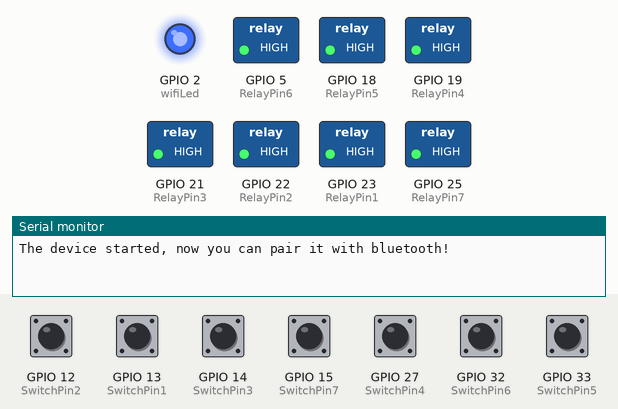
Bench run of a sketch on a simulated ESP32. On the bench: switched loads named in the sketch (green lamp = pin HIGH), output pins drawn as LEDs (lit = HIGH), the last lines printed to the serial monitor. The inputs (shaded band) are chosen by the test bench; at power-on: GPIO 12 (SwitchPin2), GPIO 13 (SwitchPin1), GPIO 14 (SwitchPin3), GPIO 15 (SwitchPin7), GPIO 27 (SwitchPin4), GPIO 32 (SwitchPin6), GPIO 33 (SwitchPin5) HIGH. WiFi joins after 1.5 s; servers stay silent unless stated; nothing arrives over Bluetooth unless stated.

Above: at 8.2 s.
8.3 s: GPIO 12 (SwitchPin2) pulled LOW for 0.15 s
At 8.39 s:
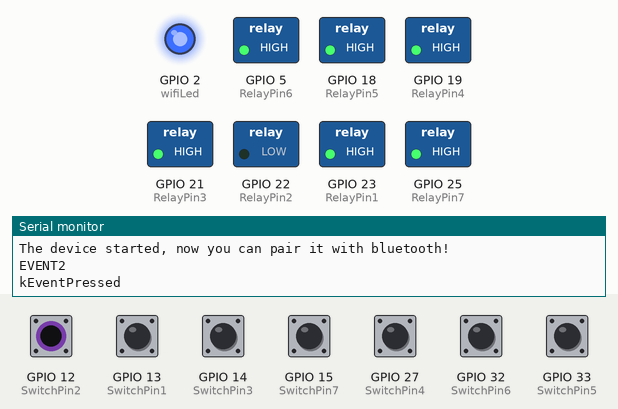
9.9 s: GPIO 13 (SwitchPin1) pulled LOW for 0.15 s
At 9.99 s:
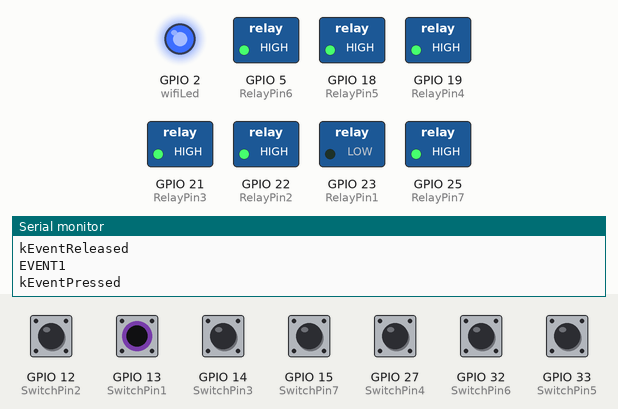
11.5 s: GPIO 14 (SwitchPin3) pulled LOW for 0.15 s
At 11.59 s:
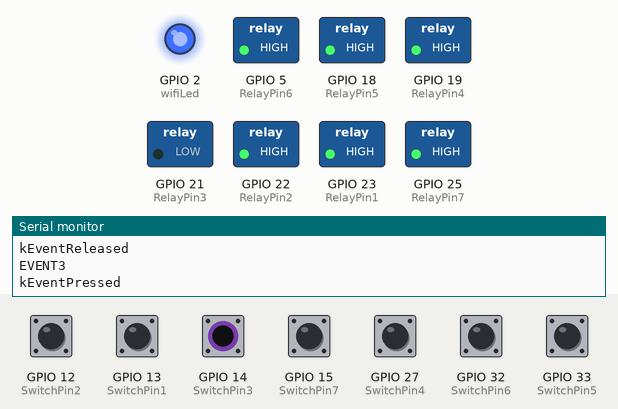
13.1 s: GPIO 15 (SwitchPin7) pulled LOW for 0.15 s
At 13.19 s:
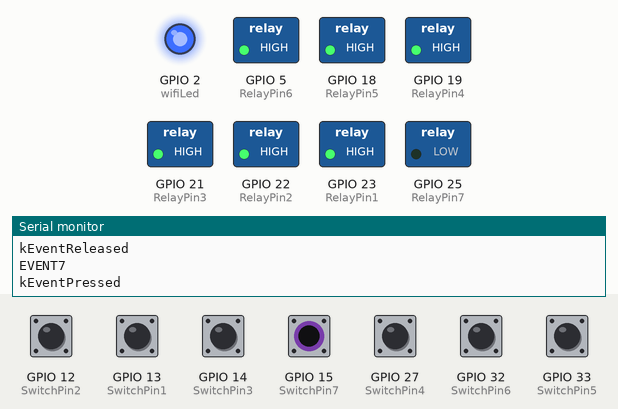
14.7 s: GPIO 27 (SwitchPin4) pulled LOW for 0.15 s
At 14.79 s:
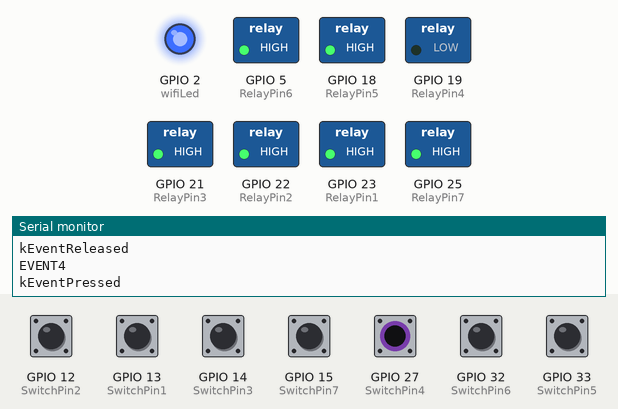
16.3 s: GPIO 32 (SwitchPin6) pulled LOW for 0.15 s
At 16.39 s:
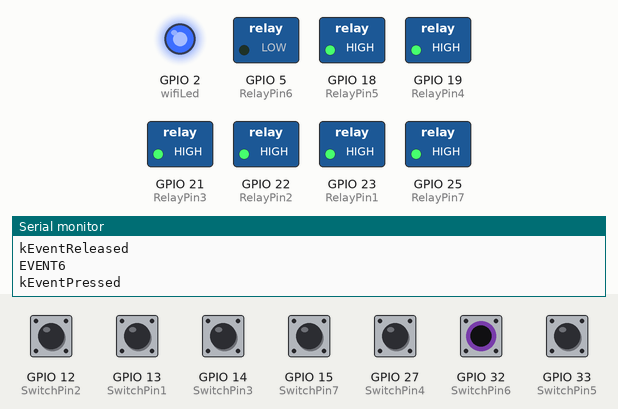
Timing chart, 0 to 18.9 s (numbered marks = the images above; inputs shaded):
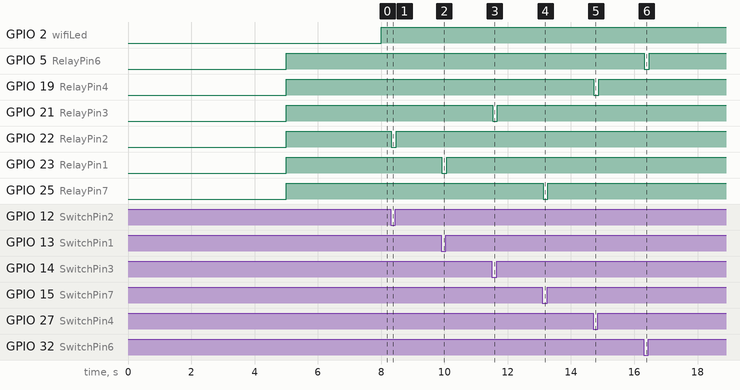

The sketch:

latest_code.ino
```cpp
#include <BlynkSimpleEsp32.h>
#include "BluetoothSerial.h"
#include <AceButton.h>
using namespace ace_button;


#if !defined(CONFIG_BT_ENABLED) || !defined(CONFIG_BLUEDROID_ENABLED)
#error Bluetooth is not enabled! Please run
`make menuconfig` to and enable it
#endif

BluetoothSerial SerialBT;

BlynkTimer timer;

// define the GPIO connected with Relays and switches
#define RelayPin1 23  //D23
#define RelayPin2 22  //D22
#define RelayPin3 21  //D21
#define RelayPin4 19  //D19
#define RelayPin5 18  //D18
#define RelayPin6 5   //D5
#define RelayPin7 25  //D25

#define SwitchPin1 13  //D13
#define SwitchPin2 12  //D12
#define SwitchPin3 14  //D14
#define SwitchPin4 27  //D27
#define SwitchPin5 33  //D33
#define SwitchPin6 32  //D32
#define SwitchPin7 15  //D15

#define wifiLed    2   //D2

#define VPIN_BUTTON_1    V1
#define VPIN_BUTTON_2    V2
#define VPIN_BUTTON_3    V3
#define VPIN_BUTTON_4    V4
#define VPIN_BUTTON_5    V5
#define VPIN_BUTTON_6    V6
#define VPIN_BUTTON_7    V7

int toggleState_1 = 1; //Define integer to remember the toggle state for relay 1
int toggleState_2 = 1; //Define integer to remember the toggle state for relay 2
int toggleState_3 = 1; //Define integer to remember the toggle state for relay 3
int toggleState_4 = 1; //Define integer to remember the toggle state for relay 4
int toggleState_5 = 1; //Define integer to remember the toggle state for relay 5
int toggleState_6 = 1; //Define integer to remember the toggle state for relay 6
int toggleState_7 = 1; //Define integer to remember the toggle state for relay 7

int wifiFlag = 0;
char bt_data; // variable for storing bluetooth data

ButtonConfig config1;
AceButton button1(&config1);
ButtonConfig config2;
AceButton button2(&config2);
ButtonConfig config3;
AceButton button3(&config3);
ButtonConfig config4;
AceButton button4(&config4);
ButtonConfig config5;
AceButton button5(&config5);
ButtonConfig config6;
AceButton button6(&config6);
ButtonConfig config7;
AceButton button7(&config7);

void handleEvent1(AceButton*, uint8_t, uint8_t);
void handleEvent2(AceButton*, uint8_t, uint8_t);
void handleEvent3(AceButton*, uint8_t, uint8_t);
void handleEvent4(AceButton*, uint8_t, uint8_t);
void handleEvent5(AceButton*, uint8_t, uint8_t);
void handleEvent6(AceButton*, uint8_t, uint8_t);
void handleEvent7(AceButton*, uint8_t, uint8_t);

#define BLYNK_TEMPLATE_ID "TMPL3hIPodkoI"
#define BLYNK_TEMPLATE_NAME "Home Automation 1"
#define AUTH "dgKWWOAKfT7yCsft_XCIopX4lHdiNaUS" // You should get Auth Token in the Blynk App.
#define WIFI_SSID "Realme U1" //Enter Wifi Name
#define WIFI_PASS "12345678" //Enter wifi Password

// When App button is pushed - switch the state

BLYNK_WRITE(VPIN_BUTTON_1) {
  toggleState_1 = param.asInt();
  digitalWrite(RelayPin1, toggleState_1);
}

BLYNK_WRITE(VPIN_BUTTON_2) {
  toggleState_2 = param.asInt();
  digitalWrite(RelayPin2, toggleState_2);
}

BLYNK_WRITE(VPIN_BUTTON_3) {
  toggleState_3 = param.asInt();
  digitalWrite(RelayPin3, toggleState_3);
}

BLYNK_WRITE(VPIN_BUTTON_4) {
  toggleState_4 = param.asInt();
  digitalWrite(RelayPin4, toggleState_4);
}

BLYNK_WRITE(VPIN_BUTTON_5) {
  toggleState_5 = param.asInt();
  digitalWrite(RelayPin5, toggleState_5);
}

BLYNK_WRITE(VPIN_BUTTON_6) {
  toggleState_6 = param.asInt();
  digitalWrite(RelayPin6, toggleState_6);
}

BLYNK_WRITE(VPIN_BUTTON_7) {
  toggleState_7 = param.asInt();
  digitalWrite(RelayPin7, toggleState_7);
}


BLYNK_CONNECTED() {
  // Request the latest state from the server
  Blynk.syncVirtual(VPIN_BUTTON_1);
  Blynk.syncVirtual(VPIN_BUTTON_2);
  Blynk.syncVirtual(VPIN_BUTTON_3);
  Blynk.syncVirtual(VPIN_BUTTON_4);
  Blynk.syncVirtual(VPIN_BUTTON_5);
  Blynk.syncVirtual(VPIN_BUTTON_6);
  Blynk.syncVirtual(VPIN_BUTTON_7);
}


void all_Switch_ON(){
  digitalWrite(RelayPin1, LOW); toggleState_1 = 0; delay(100);
  digitalWrite(RelayPin2, LOW); toggleState_2 = 0; delay(100);
  digitalWrite(RelayPin3, LOW); toggleState_3 = 0; delay(100);
  digitalWrite(RelayPin4, LOW); toggleState_4 = 0; delay(100);
  digitalWrite(RelayPin5, LOW); toggleState_5 = 0; delay(100);
  digitalWrite(RelayPin6, LOW); toggleState_6 = 0; delay(100);
  digitalWrite(RelayPin7, LOW); toggleState_7 = 0; delay(100);
}

void all_Switch_OFF(){
  digitalWrite(RelayPin1, HIGH); toggleState_1 = 1; delay(100);
  digitalWrite(RelayPin2, HIGH); toggleState_2 = 1; delay(100);
  digitalWrite(RelayPin3, HIGH); toggleState_3 = 1; delay(100);
  digitalWrite(RelayPin4, HIGH); toggleState_4 = 1; delay(100);
  digitalWrite(RelayPin5, HIGH); toggleState_5 = 1; delay(100);
  digitalWrite(RelayPin6, HIGH); toggleState_6 = 1; delay(100);
  digitalWrite(RelayPin7, HIGH); toggleState_7 = 1; delay(100);
}

void Bluetooth_handle()
{
  bt_data = SerialBT.read();
//  Serial.println(bt_data);
  delay(20);

  switch(bt_data)
      {
        case 'A': digitalWrite(RelayPin1, LOW);  toggleState_1 = 0; break; // if 'A' received Turn on Relay1
        case 'a': digitalWrite(RelayPin1, HIGH); toggleState_1 = 1; break; // if 'a' received Turn off Relay1
        case 'B': digitalWrite(RelayPin2, LOW);  toggleState_2 = 0; break; // if 'B' received Turn on Relay2
        case 'b': digitalWrite(RelayPin2, HIGH); toggleState_2 = 1; break; // if 'b' received Turn off Relay2
        case 'C': digitalWrite(RelayPin3, LOW);  toggleState_3 = 0; break; // if 'C' received Turn on Relay3
        case 'c': digitalWrite(RelayPin3, HIGH); toggleState_3 = 1; break; // if 'c' received Turn off Relay3
        case 'D': digitalWrite(RelayPin4, LOW);  toggleState_4 = 0; break; // if 'D' received Turn on Relay4
        case 'd': digitalWrite(RelayPin4, HIGH); toggleState_4 = 1; break; // if 'd' received Turn off Relay4
        case 'E': digitalWrite(RelayPin5, LOW);  toggleState_5 = 0; break; // if 'E' received Turn on Relay5
        case 'e': digitalWrite(RelayPin5, HIGH); toggleState_5 = 1; break; // if 'e' received Turn off Relay5
        case 'F': digitalWrite(RelayPin6, LOW);  toggleState_6 = 0; break; // if 'F' received Turn on Relay6
        case 'f': digitalWrite(RelayPin6, HIGH); toggleState_6 = 1; break; // if 'f' received Turn off Relay6
        case 'G': digitalWrite(RelayPin7, LOW);  toggleState_7 = 0; break; // if 'G' received Turn on Relay7
        case 'g': digitalWrite(RelayPin7, HIGH); toggleState_7 = 1; break; // if 'g' received Turn off Relay7
        case 'Z': all_Switch_ON(); break;  // if 'Z' received Turn on all Relays
        case 'z': all_Switch_OFF(); break; // if 'z' received Turn off all Relays
        default : break;
      }
}

void checkBlynkStatus() { // called every 3 seconds by SimpleTimer

  bool isconnected = Blynk.connected();
  if (isconnected == false) {
    wifiFlag = 1;
    digitalWrite(wifiLed, LOW); //Turn off WiFi LED
  }
  if (isconnected == true) {
    wifiFlag = 0;
    digitalWrite(wifiLed, HIGH); //Turn on WiFi LED
  }
}

void setup()
{
  Serial.begin(9600);

  btStart();  //Serial.println("Bluetooth On");

  SerialBT.begin("ESP32_BT"); //Bluetooth device name
  Serial.println("The device started, now you can pair it with bluetooth!");
  delay(5000);

  pinMode(RelayPin1, OUTPUT);
  pinMode(RelayPin2, OUTPUT);
  pinMode(RelayPin3, OUTPUT);
  pinMode(RelayPin4, OUTPUT);
  pinMode(RelayPin5, OUTPUT);
  pinMode(RelayPin6, OUTPUT);
  pinMode(RelayPin7, OUTPUT);

  pinMode(wifiLed, OUTPUT);

  pinMode(SwitchPin1, INPUT_PULLUP);
  pinMode(SwitchPin2, INPUT_PULLUP);
  pinMode(SwitchPin3, INPUT_PULLUP);
  pinMode(SwitchPin4, INPUT_PULLUP);
  pinMode(SwitchPin5, INPUT_PULLUP);
  pinMode(SwitchPin6, INPUT_PULLUP);
  pinMode(SwitchPin7, INPUT_PULLUP);

  //During Starting all Relays should TURN OFF
  digitalWrite(RelayPin1, toggleState_1);
  digitalWrite(RelayPin2, toggleState_2);
  digitalWrite(RelayPin3, toggleState_3);
  digitalWrite(RelayPin4, toggleState_4);
  digitalWrite(RelayPin5, toggleState_5);
  digitalWrite(RelayPin6, toggleState_6);
  digitalWrite(RelayPin7, toggleState_7);

  config1.setEventHandler(button1Handler);
  config2.setEventHandler(button2Handler);
  config3.setEventHandler(button3Handler);
  config4.setEventHandler(button4Handler);
  config5.setEventHandler(button5Handler);
  config6.setEventHandler(button6Handler);
  config7.setEventHandler(button7Handler);

  button1.init(SwitchPin1);
  button2.init(SwitchPin2);
  button3.init(SwitchPin3);
  button4.init(SwitchPin4);
  button5.init(SwitchPin5);
  button6.init(SwitchPin6);
  button7.init(SwitchPin7);

  WiFi.begin(WIFI_SSID, WIFI_PASS);
  timer.setInterval(3000L, checkBlynkStatus); // check if Blynk server is connected every 3 seconds
  Blynk.config(AUTH);
  delay(2000);
}

void loop()
{
  if (WiFi.status() != WL_CONNECTED)
  {
   // Serial.println("WiFi Not Connected");
  }
  else
  {
    //Serial.println("WiFi Connected");
    Blynk.run();
  }

  timer.run(); // Initiates SimpleTimer
  if (wifiFlag == 0){
    }
  else{
    if (SerialBT.available()){
      Bluetooth_handle();
    }
  }

  button1.check();
  button2.check();
  button3.check();
  button4.check();
  button5.check();
  button6.check();
  button7.check();
}

void button1Handler(AceButton* button, uint8_t eventType, uint8_t buttonState) {
  Serial.println("EVENT1");
  switch (eventType) {
    case AceButton::kEventPressed:
      Serial.println("kEventPressed");
      toggleState_1 = 0;
      digitalWrite(RelayPin1, LOW);
      Blynk.virtualWrite(VPIN_BUTTON_1, toggleState_1);   // Update Button Widget
      break;
    case AceButton::kEventReleased:
      Serial.println("kEventReleased");
      toggleState_1 = 1;
      digitalWrite(RelayPin1, HIGH);
      Blynk.virtualWrite(VPIN_BUTTON_1, toggleState_1);   // Update Button Widget
      break;
  }
}

void button2Handler(AceButton* button, uint8_t eventType, uint8_t buttonState) {
  Serial.println("EVENT2");
  switch (eventType) {
    case AceButton::kEventPressed:
      Serial.println("kEventPressed");
      toggleState_2 = 0;
      digitalWrite(RelayPin2, LOW);
      Blynk.virtualWrite(VPIN_BUTTON_2, toggleState_2);   // Update Button Widget
      break;
    case AceButton::kEventReleased:
      Serial.println("kEventReleased");
      toggleState_2 = 1;
      digitalWrite(RelayPin2, HIGH);
      Blynk.virtualWrite(VPIN_BUTTON_2, toggleState_2);   // Update Button Widget
      break;
  }
}

void button3Handler(AceButton* button, uint8_t eventType, uint8_t buttonState) {
  Serial.println("EVENT3");
  switch (eventType) {
    case AceButton::kEventPressed:
      Serial.println("kEventPressed");
      toggleState_3 = 0;
      digitalWrite(RelayPin3, LOW);
      Blynk.virtualWrite(VPIN_BUTTON_3, toggleState_3);   // Update Button Widget
      break;
    case AceButton::kEventReleased:
      Serial.println("kEventReleased");
      toggleState_3 = 1;
      digitalWrite(RelayPin3, HIGH);
      Blynk.virtualWrite(VPIN_BUTTON_3, toggleState_3);   // Update Button Widget
      break;
  }
}

void button4Handler(AceButton* button, uint8_t eventType, uint8_t buttonState) {
  Serial.println("EVENT4");
  switch (eventType) {
    case AceButton::kEventPressed:
      Serial.println("kEventPressed");
      toggleState_4 = 0;
      digitalWrite(RelayPin4, LOW);
      Blynk.virtualWrite(VPIN_BUTTON_4, toggleState_4);   // Update Button Widget
      break;
    case AceButton::kEventReleased:
      Serial.println("kEventReleased");
      toggleState_4 = 1;
      digitalWrite(RelayPin4, HIGH);
      Blynk.virtualWrite(VPIN_BUTTON_4, toggleState_4);   // Update Button Widget
      break;
  }
}

void button5Handler(AceButton* button, uint8_t eventType, uint8_t buttonState) {
  Serial.println("EVENT5");
  switch (eventType) {
    case AceButton::kEventPressed:
      Serial.println("kEventPressed");
      toggleState_5 = 0;
      digitalWrite(RelayPin5, LOW);
      Blynk.virtualWrite(VPIN_BUTTON_5, toggleState_5);   // Update Button Widget
      break;
    case AceButton::kEventReleased:
      Serial.println("kEventReleased");
      toggleState_5 = 1;
      digitalWrite(RelayPin5, HIGH);
      Blynk.virtualWrite(VPIN_BUTTON_5, toggleState_5);   // Update Button Widget
      break;
  }
}

void button6Handler(AceButton* button, uint8_t eventType, uint8_t buttonState) {
  Serial.println("EVENT6");
  switch (eventType) {
    case AceButton::kEventPressed:
      Serial.println("kEventPressed");
      toggleState_6 = 0;
      digitalWrite(RelayPin6, LOW);
      Blynk.virtualWrite(VPIN_BUTTON_6, toggleState_6);   // Update Button Widget
      break;
    case AceButton::kEventReleased:
      Serial.println("kEventReleased");
      toggleState_6 = 1;
      digitalWrite(RelayPin6, HIGH);
      Blynk.virtualWrite(VPIN_BUTTON_6, toggleState_6);   // Update Button Widget
      break;
  }
}

void button7Handler(AceButton* button, uint8_t eventType, uint8_t buttonState) {
  Serial.println("EVENT7");
  switch (eventType) {
    case AceButton::kEventPressed:
      Serial.println("kEventPressed");
      toggleState_7 = 0;
      digitalWrite(RelayPin7, LOW);
      Blynk.virtualWrite(VPIN_BUTTON_7, toggleState_7);   // Update Button Widget
      break;
    case AceButton::kEventReleased:
      Serial.println("kEventReleased");
      toggleState_7 = 1;
      digitalWrite(RelayPin7, HIGH);
      Blynk.virtualWrite(VPIN_BUTTON_7, toggleState_7);   // Update Button Widget
      break;
  }
}
```

Measured:
- after the input at 8.3 s, GPIO 22 (RelayPin2): HIGH → LOW at once, → HIGH 0.15 s later
- after the input at 9.9 s, GPIO 23 (RelayPin1): HIGH → LOW at once, → HIGH 0.15 s later
- after the input at 11.5 s, GPIO 21 (RelayPin3): HIGH → LOW at once, → HIGH 0.15 s later
- after the input at 13.1 s, GPIO 25 (RelayPin7): HIGH → LOW at once, → HIGH 0.15 s later
- after the input at 14.7 s, GPIO 19 (RelayPin4): HIGH → LOW at once, → HIGH 0.15 s later
- after the input at 16.3 s, GPIO 5 (RelayPin6): HIGH → LOW at once, → HIGH 0.15 s later
